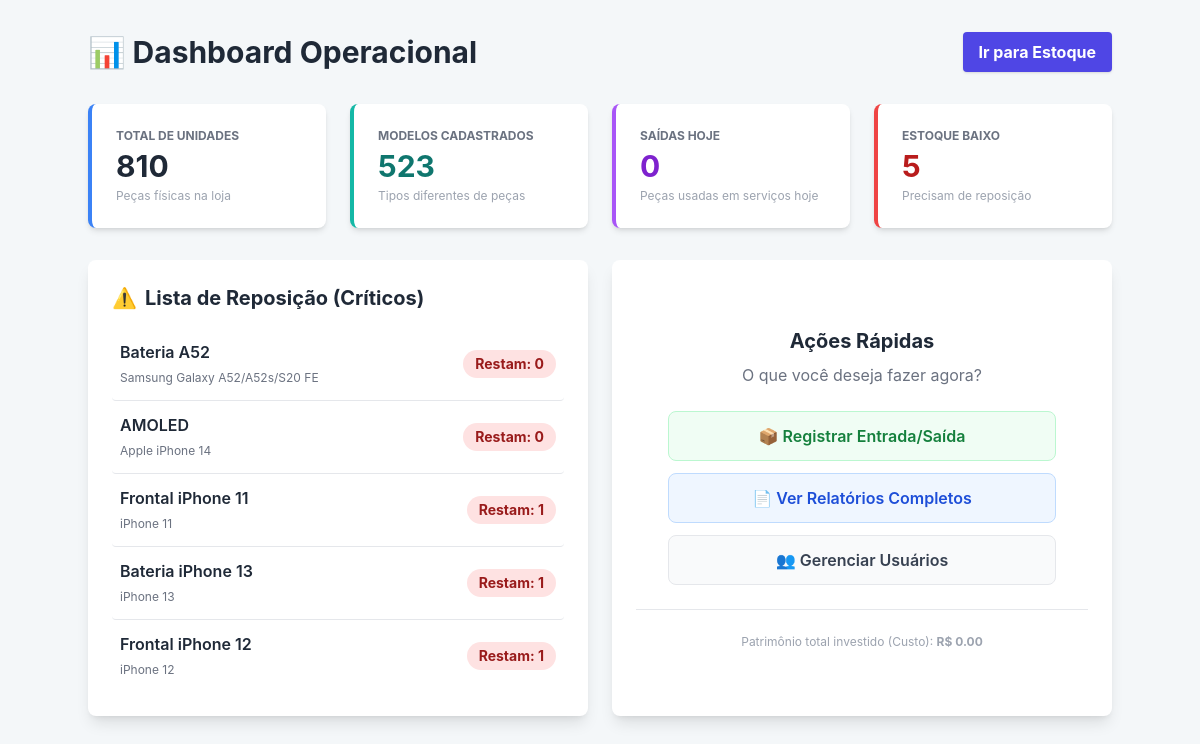
/estoque/ (signed in), run on an earlier commit of the app's database.
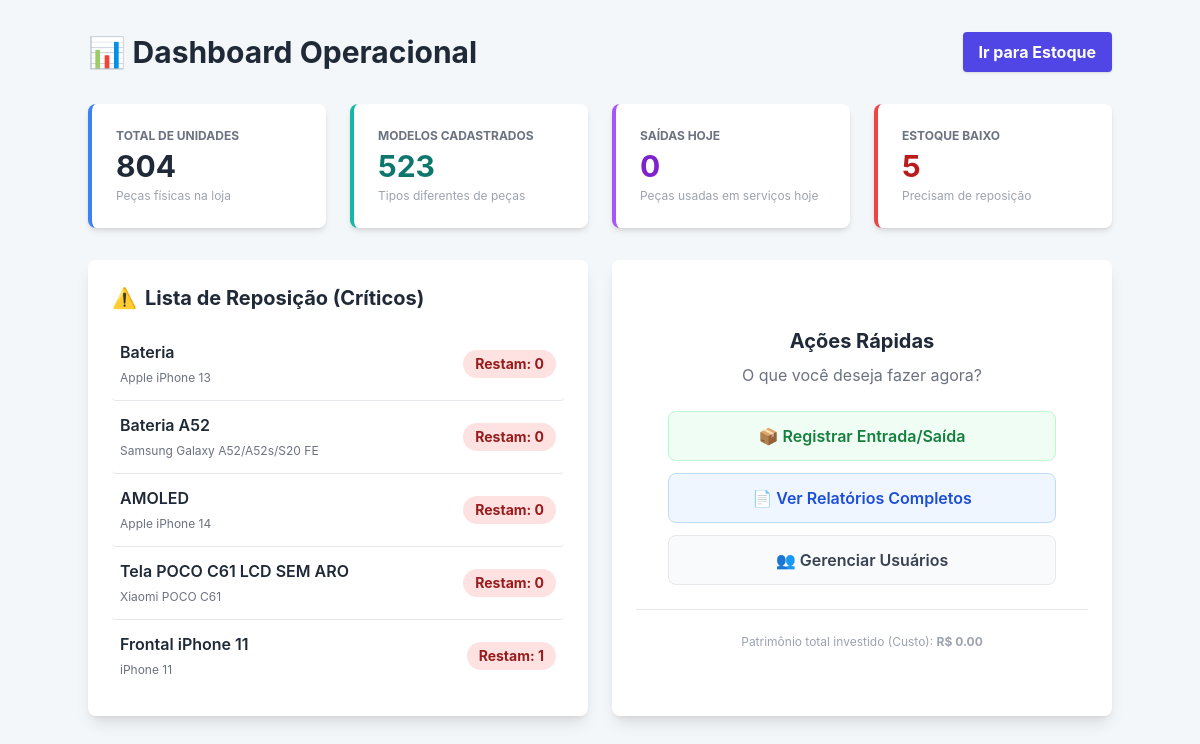
And on a later commit of the database.
### estoque/models.py (models this page shows, shortened)
class Peca(models.Model):
    nome = models.CharField(max_length=100, verbose_name="Nome da Peça")
    categoria = models.ForeignKey(Categoria, on_delete=models.SET_NULL, null=True, blank=True, verbose_name="Categoria")
    modelo_celular = models.CharField(max_length=50, verbose_name="Modelo do Celular (Ex: iPhone 11)")
    quantidade = models.IntegerField(default=0)
    localizacao = models.CharField(max_length=50, blank=True, null=True, verbose_name="Localização (Prateleira, etc)")
    preco_compra = models.DecimalField(max_digits=8, decimal_places=2, verbose_name="Preço de Compra Unitário")
    preco_venda = models.DecimalField(max_digits=8, decimal_places=2, verbose_name="Preço Sugerido de Venda")
    class Meta:
        verbose_name = "Peça"
        verbose_name_plural = "Peças"
        unique_together = ['nome', 'modelo_celular']

### estoque/views.py (the view)
# urls.py: path('', views.dashboard, name='dashboard'),
@login_required
def dashboard(request):
    total_modelos = Peca.objects.count()
    total_itens_estoque = Peca.objects.aggregate(Sum('quantidade'))['quantidade__sum'] or 0
    hoje = timezone.now().date()
    saidas_hoje = Movimentacao.objects.filter(data_movimentacao__date=hoje, tipo='SAIDA').aggregate(Sum('quantidade_movimentada'))['quantidade_movimentada__sum'] or 0
    valor_custo_total = Peca.objects.aggregate(total=Sum(F('preco_compra') * F('quantidade')))['total'] or 0
    pecas_baixo_estoque = Peca.objects.filter(quantidade__lt=5).order_by('quantidade')[:5]
    contexto = {
        'titulo': 'Dashboard Operacional',
        'total_modelos': total_modelos,
        'total_itens_estoque': total_itens_estoque,
        'saidas_hoje': saidas_hoje,
        'valor_custo_total': valor_custo_total,
        'pecas_baixo_estoque': pecas_baixo_estoque,
    }
    return render(request, 'estoque/dashboard.html', contexto)

### estoque/templates/estoque/dashboard.html (shortened to what the changed rows need)
<!DOCTYPE html>
<html lang="pt-br">
<head>
    <script src="https://cdn.tailwindcss.com"></script>
</head>
<body class="p-4 md:p-8">
    <div class="container mx-auto">
        <div class="flex justify-between items-center mb-8">
            <h1 class="text-3xl font-bold text-gray-800">📊 {{ titulo }}</h1>
        </div>
        <div class="grid grid-cols-1 md:grid-cols-2 lg:grid-cols-4 gap-6 mb-8">
            <div class="bg-white p-6 rounded-lg shadow-md border-l-4 border-blue-500">
                <p class="text-gray-500 text-xs font-bold uppercase mb-1">Total de Unidades</p>
                <p class="text-3xl font-bold text-gray-800">{{ total_itens_estoque }}</p>
                <p class="text-xs text-gray-400 mt-1">Peças físicas na loja</p>
            </div>
        </div>
        <div class="grid grid-cols-1 lg:grid-cols-2 gap-6">
            <div class="bg-white p-6 rounded-lg shadow-lg">
                <h2 class="text-xl font-bold text-gray-800 mb-4 flex items-center">
                    <span class="text-red-500 mr-2">⚠️</span> Lista de Reposição (Críticos)
                </h2>
                <ul>
                    {% for peca in pecas_baixo_estoque %}
                        <li class="flex justify-between items-center border-b py-3 last:border-0 hover:bg-gray-50 px-2 rounded">
                            <div>
                                <span class="block text-gray-800 font-semibold">{{ peca.nome }}</span>
                                <span class="text-xs text-gray-500">{{ peca.modelo_celular }}</span>
                            </div>
                            <span class="bg-red-100 text-red-800 text-sm font-bold px-3 py-1 rounded-full">
                                Restam: {{ peca.quantidade }}
                            </span>
                        </li>
                    {% empty %}
                        <li class="text-gray-500 italic p-4 text-center">Nenhuma peça com estoque crítico no momento.</li>
                    {% endfor %}
                </ul>
            </div>
            <div class="bg-white p-6 rounded-lg shadow-lg flex flex-col justify-center items-center text-center">
                <h2 class="text-xl font-bold text-gray-800 mb-2">Ações Rápidas</h2>
            </div>
        </div>
    </div>
</body>
</html>

What changed in the data, as far as the page shows it:
no longer on this page (row unchanged): Peca: nome "Bateria iPhone 13", modelo_celular "iPhone 13", quantidade "1"
no longer on this page (row unchanged): Peca: nome "Frontal iPhone 12", modelo_celular "iPhone 12", quantidade "1"
now on this page (row edited): Peca: nome "Bateria", modelo_celular "Apple iPhone 13", quantidade "0"
now on this page (row edited): Peca: nome "Tela POCO C61 LCD SEM ARO", modelo_celular "Xiaomi POCO C61", quantidade "0"
Also different on the page:
{{ total_itens_estoque }}: "810" → "804"
